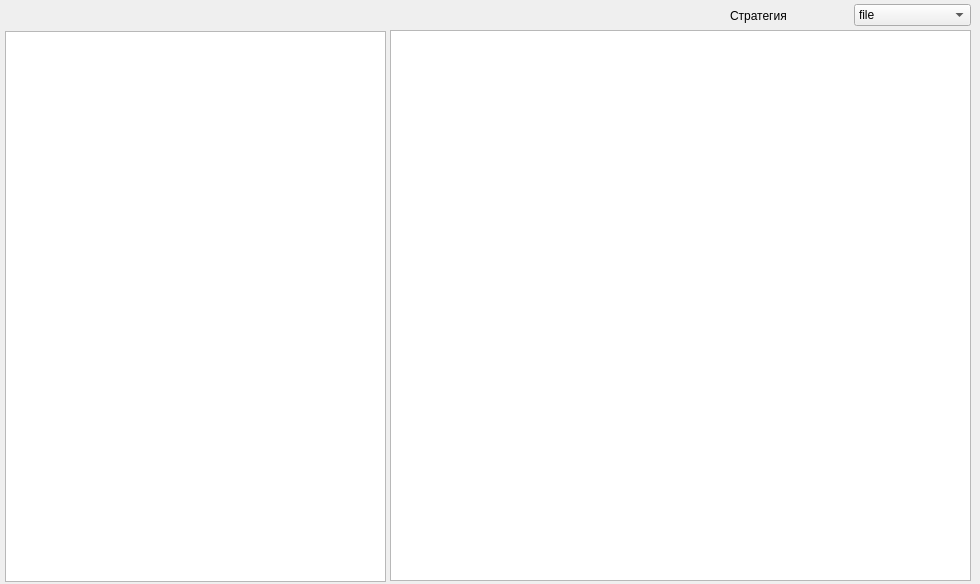
<?xml version="1.0" encoding="UTF-8"?>
<ui version="4.0">
 <class>MainWindow_FileBrowser</class>
 <widget class="QWidget" name="MainWindow_FileBrowser">
  <property name="geometry">
   <rect>
    <x>0</x>
    <y>0</y>
    <width>980</width>
    <height>584</height>
   </rect>
  </property>
  <property name="windowTitle">
   <string>Form</string>
  </property>
  <widget class="QWidget" name="horizontalLayoutWidget">
   <property name="geometry">
    <rect>
     <x>730</x>
     <y>0</y>
     <width>241</width>
     <height>31</height>
    </rect>
   </property>
   <layout class="QHBoxLayout" name="horizontalLayout">
    <item>
     <widget class="QLabel" name="strategyLabel">
      <property name="text">
       <string>Стратегия</string>
      </property>
     </widget>
    </item>
    <item>
     <widget class="QComboBox" name="StratComBox">
      <item>
       <property name="text">
        <string>file</string>
       </property>
      </item>
      <item>
       <property name="text">
        <string>type</string>
       </property>
      </item>
     </widget>
    </item>
   </layout>
  </widget>
  <widget class="QTreeView" name="treeView">
   <property name="geometry">
    <rect>
     <x>5</x>
     <y>31</y>
     <width>381</width>
     <height>551</height>
    </rect>
   </property>
  </widget>
  <widget class="QTableView" name="tableView">
   <property name="geometry">
    <rect>
     <x>390</x>
     <y>30</y>
     <width>581</width>
     <height>551</height>
    </rect>
   </property>
  </widget>
 </widget>
 <resources/>
 <connections/>
</ui>
